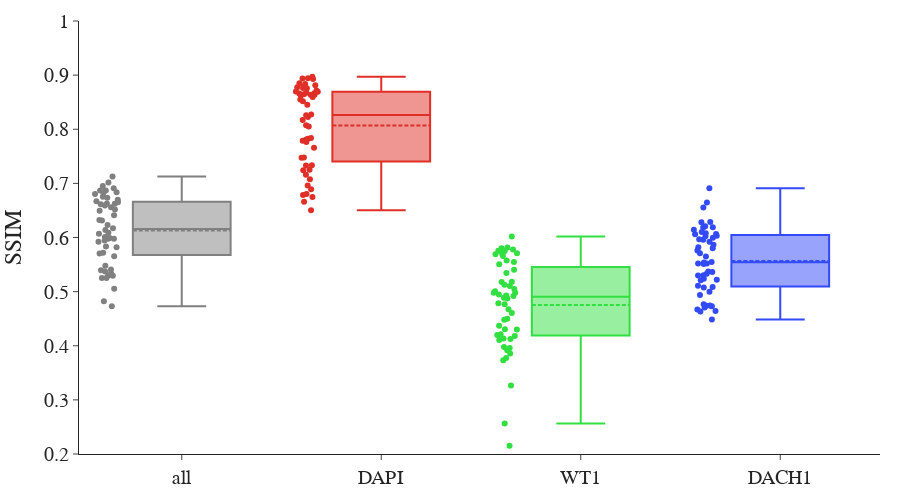
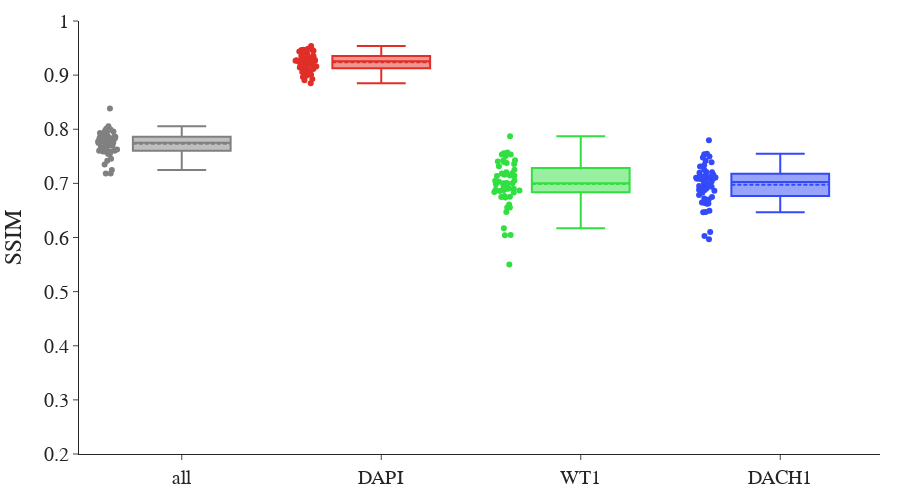
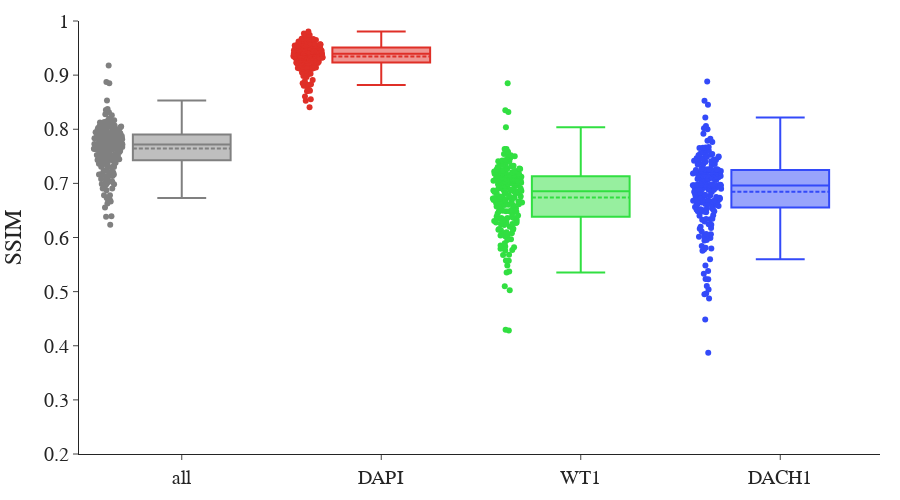

Here is the notebook cell these charts were saved with, in order:
### Code cell
## Boxplot for Channels

def boxplot_channels(df: pd.DataFrame, name:str, export=False) -> None:
    df = df[df.name == name]
    colors = ['#808080', '#DF2F27', '#31DF41', '#334AF9']
    fig = go.Figure()
    for col, metric in zip(colors, label_channels):
        fig.add_trace(go.Box(y=df['value'][df.metric == metric],
            name=metric, marker_color=col, boxmean=True, showlegend=False, boxpoints='all'
        ))
    fig.update_xaxes(categoryorder='array')
    fig.update_layout(template='simple_white',
                      font_family="Computer Modern",
                      font_size=20,
                      yaxis_title='SSIM',
                      yaxis_range=[0.2,1],
                      # boxgap=0.3,
                      height=500,
                      width=900,
                      margin=dict(l=50, r=20, t=20, b=20)
                      )
    fig.show()

    if export:
        fig.write_image(f'../graphics/channels_{name}.pdf')

boxplot_channels(df_channels, name='test_cycle_PAS2IF_van_patches_seed_975', export=True)
boxplot_channels(df_channels, name='test_pix2pix_PAS2IF_L1_patches', export=True)
boxplot_channels(df_channels, name='test_pix2pix_PAS2IF_4_patches', export=True)

### Figure 1 — Plotly figure (JSON) as saved in the notebook; plotly's stock layout.template omitted (floating-point values rounded to 4 significant figures)
{"data": [{"boxmean": true, "boxpoints": "all", "marker": {"color": "#808080"}, "name": "all", "showlegend": false, "y": [0.6622, 0.6494, 0.6827, 0.6805, 0.6411, 0.6232, 0.6325, 0.6314, 0.473, 0.5654, 0.5718, 0.5921, 0.5976, 0.5943, 0.5704, 0.5975, 0.5411, 0.6172, 0.5394, 0.5992, 0.5053, 0.695, 0.601, 0.6668, 0.6868, 0.7018, 0.7128, 0.6592, 0.663, 0.6752, 0.6518, 0.6698, 0.6616, 0.6867, 0.6908, 0.6734, 0.665, 0.6838, 0.548, 0.5293, 0.6139, 0.5295, 0.5254, 0.5253, 0.537, 0.6071, 0.6557, 0.5834, 0.5341, 0.4821, 0.5822, 0.6087], "type": "box"}, {"boxmean": true, "boxpoints": "all", "marker": {"color": "#DF2F27"}, "name": "DAPI", "showlegend": false, "y": [0.866, 0.8937, 0.8759, 0.8637, 0.8594, 0.8547, 0.8764, 0.8666, 0.7329, 0.7766, 0.7837, 0.805, 0.8228, 0.8258, 0.8075, 0.8271, 0.7789, 0.8451, 0.7658, 0.7823, 0.7251, 0.8519, 0.817, 0.8942, 0.8775, 0.8699, 0.8972, 0.8692, 0.8622, 0.8639, 0.8644, 0.8673, 0.8851, 0.8927, 0.8781, 0.8815, 0.8838, 0.8714, 0.7334, 0.6787, 0.7478, 0.6748, 0.6659, 0.6892, 0.6505, 0.7475, 0.7808, 0.696, 0.6805, 0.716, 0.7078, 0.7243], "type": "box"}, {"boxmean": true, "boxpoints": "all", "marker": {"color": "#31DF41"}, "name": "WT1", "showlegend": false, "y": [0.5104, 0.5007, 0.569, 0.6017, 0.5701, 0.45, 0.5575, 0.4767, 0.2154, 0.3977, 0.4211, 0.4478, 0.4181, 0.4198, 0.4306, 0.4134, 0.396, 0.4981, 0.3857, 0.4605, 0.3266, 0.5777, 0.4785, 0.4873, 0.5548, 0.5707, 0.5504, 0.5128, 0.4979, 0.5815, 0.4887, 0.5343, 0.493, 0.5752, 0.5757, 0.5183, 0.5403, 0.5656, 0.3773, 0.373, 0.4945, 0.4369, 0.4105, 0.4125, 0.4301, 0.492, 0.5804, 0.4675, 0.3916, 0.2563, 0.5178, 0.5049], "type": "box"}, {"boxmean": true, "boxpoints": "all", "marker": {"color": "#334AF9"}, "name": "DACH1", "showlegend": false, "y": [0.6101, 0.5537, 0.6031, 0.5762, 0.4938, 0.5649, 0.4635, 0.5508, 0.4706, 0.5219, 0.5107, 0.5236, 0.5519, 0.5372, 0.473, 0.552, 0.4484, 0.5084, 0.4668, 0.555, 0.4641, 0.6554, 0.5076, 0.6188, 0.628, 0.6648, 0.6908, 0.5957, 0.6287, 0.5802, 0.6022, 0.6078, 0.6067, 0.5921, 0.6186, 0.6206, 0.5708, 0.6144, 0.5332, 0.5361, 0.5996, 0.4767, 0.4996, 0.4742, 0.5303, 0.5818, 0.606, 0.5867, 0.53, 0.4739, 0.521, 0.5968], "type": "box"}], "layout": {"xaxis": {"categoryorder": "array"}, "font": {"family": "Computer Modern", "size": 20}, "yaxis": {"title": {"text": "SSIM"}, "range": [0.2, 1]}, "margin": {"l": 50, "r": 20, "t": 20, "b": 20}, "height": 500, "width": 900}}

### Figure 2 — Plotly figure (JSON) as saved in the notebook; plotly's stock layout.template omitted (floating-point values rounded to 4 significant figures)
{"data": [{"boxmean": true, "boxpoints": "all", "marker": {"color": "#808080"}, "name": "all", "showlegend": false, "y": [0.7419, 0.7603, 0.7607, 0.7453, 0.7661, 0.7601, 0.7846, 0.7697, 0.7245, 0.7863, 0.7746, 0.7827, 0.7626, 0.7731, 0.7694, 0.758, 0.7851, 0.7832, 0.7845, 0.7597, 0.7543, 0.8384, 0.7995, 0.7588, 0.7749, 0.7828, 0.7958, 0.7932, 0.7855, 0.7871, 0.7765, 0.7945, 0.7753, 0.7971, 0.7968, 0.7895, 0.8011, 0.8057, 0.7349, 0.7773, 0.7881, 0.759, 0.7628, 0.7733, 0.7824, 0.7692, 0.7182, 0.7833, 0.7552, 0.7184, 0.7759, 0.7752], "type": "box"}, {"boxmean": true, "boxpoints": "all", "marker": {"color": "#DF2F27"}, "name": "DAPI", "showlegend": false, "y": [0.9268, 0.9416, 0.9452, 0.9254, 0.9261, 0.9276, 0.9356, 0.9299, 0.8928, 0.9234, 0.9139, 0.9254, 0.914, 0.9172, 0.9245, 0.9161, 0.9263, 0.9234, 0.9193, 0.8906, 0.9173, 0.9486, 0.9281, 0.9468, 0.9351, 0.9451, 0.9538, 0.9392, 0.9354, 0.9329, 0.9263, 0.9312, 0.9312, 0.9435, 0.9305, 0.947, 0.9465, 0.9456, 0.9054, 0.9033, 0.9112, 0.899, 0.8849, 0.9262, 0.9184, 0.9047, 0.8966, 0.9195, 0.9095, 0.9108, 0.9058, 0.9008], "type": "box"}, {"boxmean": true, "boxpoints": "all", "marker": {"color": "#31DF41"}, "name": "WT1", "showlegend": false, "y": [0.6886, 0.6765, 0.6899, 0.714, 0.7251, 0.6903, 0.7534, 0.7005, 0.6169, 0.7157, 0.7206, 0.7144, 0.686, 0.6881, 0.7135, 0.6469, 0.7185, 0.7377, 0.7405, 0.6868, 0.6737, 0.787, 0.757, 0.6042, 0.6985, 0.7535, 0.6839, 0.7318, 0.7008, 0.7421, 0.7048, 0.7181, 0.6554, 0.7359, 0.7504, 0.7004, 0.7427, 0.7556, 0.6046, 0.6748, 0.7053, 0.7029, 0.6999, 0.6876, 0.6977, 0.6901, 0.6553, 0.6754, 0.6608, 0.55, 0.7394, 0.6831], "type": "box"}, {"boxmean": true, "boxpoints": "all", "marker": {"color": "#334AF9"}, "name": "DACH1", "showlegend": false, "y": [0.6103, 0.6628, 0.6469, 0.5966, 0.647, 0.6623, 0.6647, 0.6787, 0.664, 0.7198, 0.6892, 0.7083, 0.6877, 0.7139, 0.6703, 0.7109, 0.7106, 0.6884, 0.6937, 0.7017, 0.6718, 0.7797, 0.7134, 0.7253, 0.691, 0.6496, 0.7498, 0.7085, 0.7204, 0.6864, 0.6983, 0.7341, 0.7392, 0.7118, 0.7094, 0.7211, 0.7141, 0.716, 0.6948, 0.7539, 0.7478, 0.675, 0.7036, 0.7061, 0.731, 0.7129, 0.6026, 0.7548, 0.6954, 0.6945, 0.6826, 0.7417], "type": "box"}], "layout": {"xaxis": {"categoryorder": "array"}, "font": {"family": "Computer Modern", "size": 20}, "yaxis": {"title": {"text": "SSIM"}, "range": [0.2, 1]}, "margin": {"l": 50, "r": 20, "t": 20, "b": 20}, "height": 500, "width": 900}}

### Figure 3 — Plotly figure (JSON) as saved in the notebook; plotly's stock layout.template omitted (floating-point values rounded to 4 significant figures; data arrays with more than 128 entries replaced by an {"elided": "..."} marker saying what was removed)
{"data": [{"boxmean": true, "boxpoints": "all", "marker": {"color": "#808080"}, "name": "all", "showlegend": false, "y": {"elided": "208 float values"}, "type": "box"}, {"boxmean": true, "boxpoints": "all", "marker": {"color": "#DF2F27"}, "name": "DAPI", "showlegend": false, "y": {"elided": "208 float values"}, "type": "box"}, {"boxmean": true, "boxpoints": "all", "marker": {"color": "#31DF41"}, "name": "WT1", "showlegend": false, "y": {"elided": "208 float values"}, "type": "box"}, {"boxmean": true, "boxpoints": "all", "marker": {"color": "#334AF9"}, "name": "DACH1", "showlegend": false, "y": {"elided": "208 float values"}, "type": "box"}], "layout": {"xaxis": {"categoryorder": "array"}, "font": {"family": "Computer Modern", "size": 20}, "yaxis": {"title": {"text": "SSIM"}, "range": [0.2, 1]}, "margin": {"l": 50, "r": 20, "t": 20, "b": 20}, "height": 500, "width": 900}}
